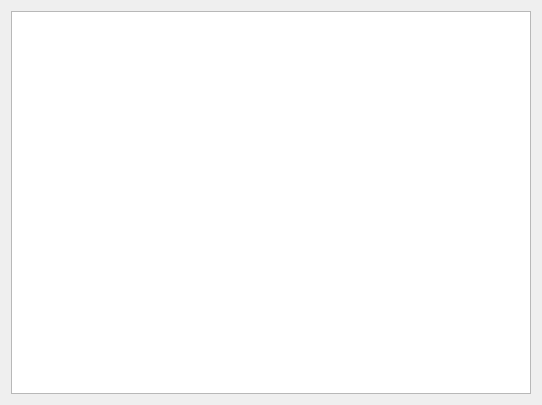
<?xml version="1.0" encoding="UTF-8"?>
<ui version="4.0">
 <class>PaymentsDialog</class>
 <widget class="QDialog" name="PaymentsDialog">
  <property name="geometry">
   <rect>
    <x>0</x>
    <y>0</y>
    <width>542</width>
    <height>405</height>
   </rect>
  </property>
  <property name="windowTitle">
   <string>Past Payments</string>
  </property>
  <layout class="QVBoxLayout" name="verticalLayout">
   <item>
    <widget class="QTreeView" name="trvPayments"/>
   </item>
  </layout>
 </widget>
 <resources/>
 <connections/>
</ui>
